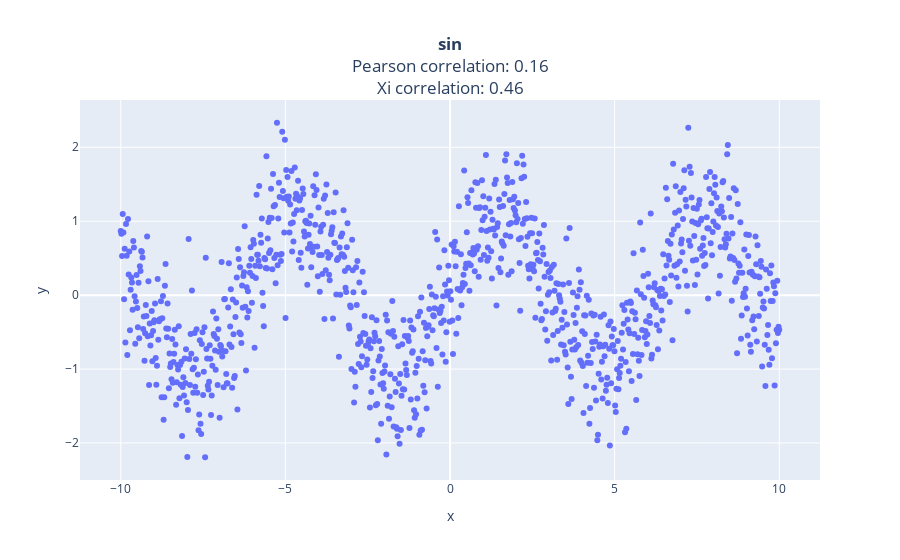
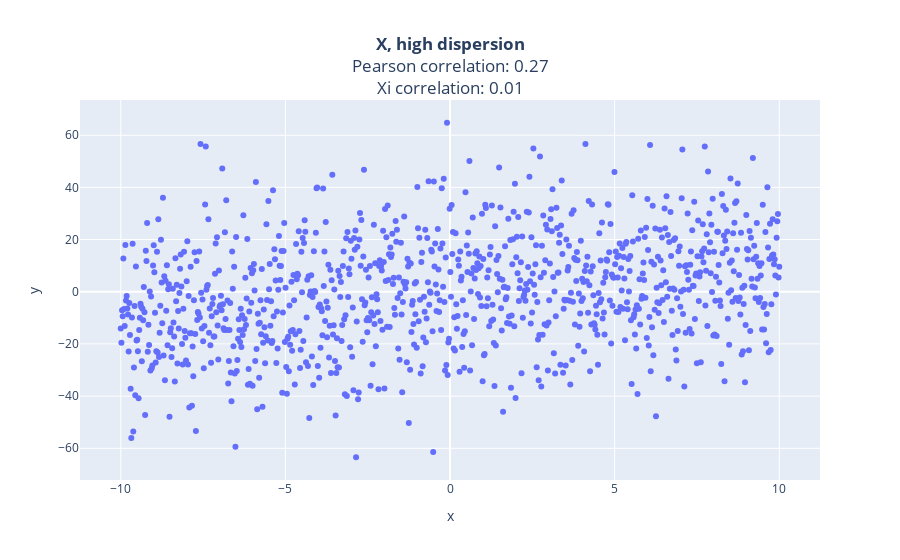
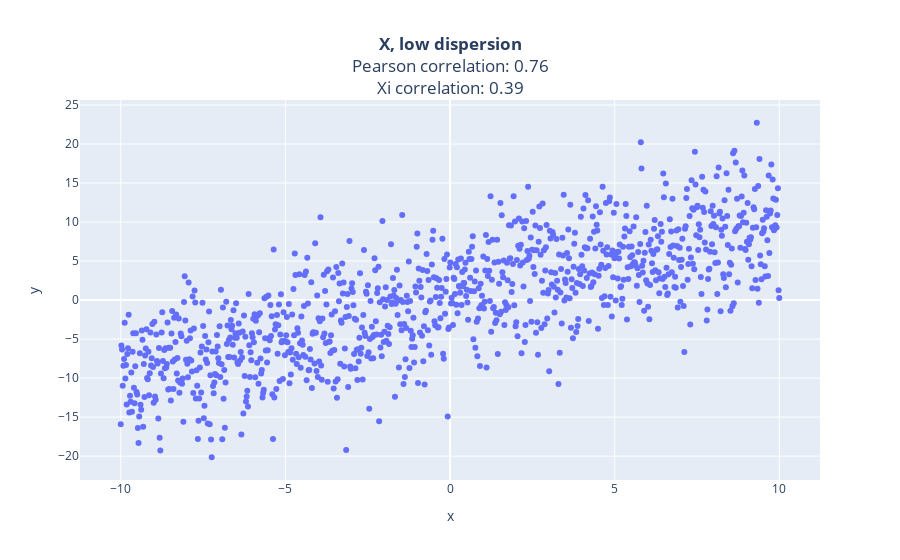
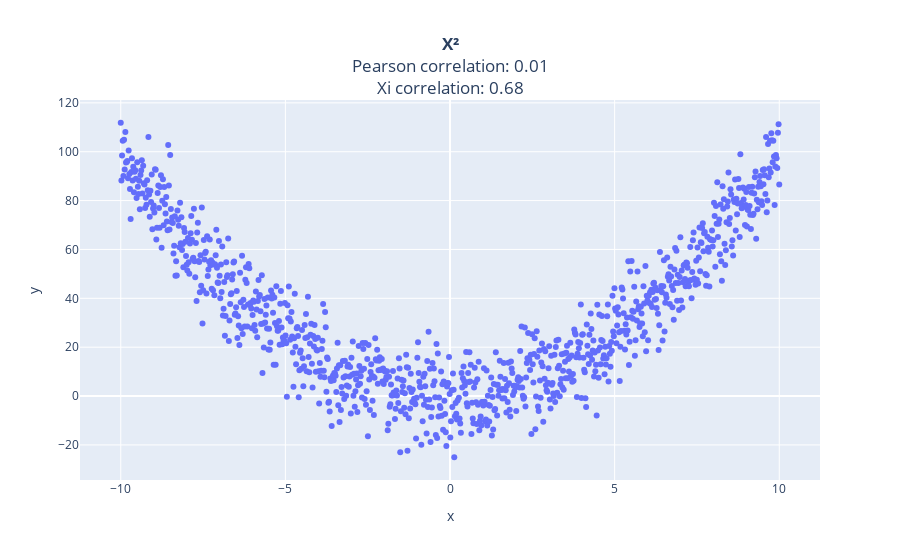

The code cell stored with these charts, in order, in its notebook:
### Code cell
import plotly.express as px
from scipy.stats import pearsonr

nb_points = 1000
x = np.linspace(-10, 10, nb_points)

funcs = {
    "X, high dispersion": x + np.random.normal(0, 20, nb_points),
    "X, low dispersion": x + np.random.normal(0, 5, nb_points),
    "X²": np.pow(x, 2) + np.random.normal(0, 10, nb_points),
    "X4": np.pow(x / 4, 4)
    - 0.075 * np.pow(2 * x, 2)
    + np.random.normal(0, 1.5, nb_points),
    "sin": np.sin(x) + np.random.normal(0, 0.5, nb_points),
}

for func, y in funcs.items():
    pearson_correlation, p_value = pearsonr(x, y)
    xi_correlation, p_value = xicor(x, y)

    (
        px.scatter(
            x=x,
            y=y,
            title=f"<b>{func}<br></b>Pearson correlation: {pearson_correlation:.2f}<br>Xi correlation: {xi_correlation:.2f}",
        )
        .update_layout(title_x=0.5)
        .show()
    )

### Figure 1 — Plotly figure (JSON) as saved in the notebook; plotly's stock layout.template omitted (floating-point values rounded to 4 significant figures; data arrays with more than 128 entries replaced by an {"elided": "..."} marker saying what was removed)
{"data": [{"hovertemplate": "x=%{x}<br>y=%{y}<extra></extra>", "legendgroup": "", "marker": {"color": "#636efa", "symbol": "circle"}, "mode": "markers", "name": "", "orientation": "v", "showlegend": false, "type": "scatter", "x": {"elided": "1000 float values"}, "xaxis": "x", "y": {"elided": "1000 float values"}, "yaxis": "y"}], "layout": {"legend": {"tracegroupgap": 0}, "title": {"text": "<b>sin<br></b>Pearson correlation: 0.16<br>Xi correlation: 0.46", "x": 0.5}, "xaxis": {"anchor": "y", "domain": [0, 1], "title": {"text": "x"}}, "yaxis": {"anchor": "x", "domain": [0, 1], "title": {"text": "y"}}}}

### Figure 2 — Plotly figure (JSON) as saved in the notebook; plotly's stock layout.template omitted (floating-point values rounded to 4 significant figures; data arrays with more than 128 entries replaced by an {"elided": "..."} marker saying what was removed)
{"data": [{"hovertemplate": "x=%{x}<br>y=%{y}<extra></extra>", "legendgroup": "", "marker": {"color": "#636efa", "symbol": "circle"}, "mode": "markers", "name": "", "orientation": "v", "showlegend": false, "type": "scatter", "x": {"elided": "1000 float values"}, "xaxis": "x", "y": {"elided": "1000 float values"}, "yaxis": "y"}], "layout": {"legend": {"tracegroupgap": 0}, "title": {"text": "<b>X, high dispersion<br></b>Pearson correlation: 0.27<br>Xi correlation: 0.01", "x": 0.5}, "xaxis": {"anchor": "y", "domain": [0, 1], "title": {"text": "x"}}, "yaxis": {"anchor": "x", "domain": [0, 1], "title": {"text": "y"}}}}

### Figure 3 — Plotly figure (JSON) as saved in the notebook; plotly's stock layout.template omitted (floating-point values rounded to 4 significant figures; data arrays with more than 128 entries replaced by an {"elided": "..."} marker saying what was removed)
{"data": [{"hovertemplate": "x=%{x}<br>y=%{y}<extra></extra>", "legendgroup": "", "marker": {"color": "#636efa", "symbol": "circle"}, "mode": "markers", "name": "", "orientation": "v", "showlegend": false, "type": "scatter", "x": {"elided": "1000 float values"}, "xaxis": "x", "y": {"elided": "1000 float values"}, "yaxis": "y"}], "layout": {"legend": {"tracegroupgap": 0}, "title": {"text": "<b>X, low dispersion<br></b>Pearson correlation: 0.76<br>Xi correlation: 0.39", "x": 0.5}, "xaxis": {"anchor": "y", "domain": [0, 1], "title": {"text": "x"}}, "yaxis": {"anchor": "x", "domain": [0, 1], "title": {"text": "y"}}}}

### Figure 4 — Plotly figure (JSON) as saved in the notebook; plotly's stock layout.template omitted (floating-point values rounded to 4 significant figures; data arrays with more than 128 entries replaced by an {"elided": "..."} marker saying what was removed)
{"data": [{"hovertemplate": "x=%{x}<br>y=%{y}<extra></extra>", "legendgroup": "", "marker": {"color": "#636efa", "symbol": "circle"}, "mode": "markers", "name": "", "orientation": "v", "showlegend": false, "type": "scatter", "x": {"elided": "1000 float values"}, "xaxis": "x", "y": {"elided": "1000 float values"}, "yaxis": "y"}], "layout": {"legend": {"tracegroupgap": 0}, "title": {"text": "<b>X²<br></b>Pearson correlation: 0.01<br>Xi correlation: 0.68", "x": 0.5}, "xaxis": {"anchor": "y", "domain": [0, 1], "title": {"text": "x"}}, "yaxis": {"anchor": "x", "domain": [0, 1], "title": {"text": "y"}}}}
